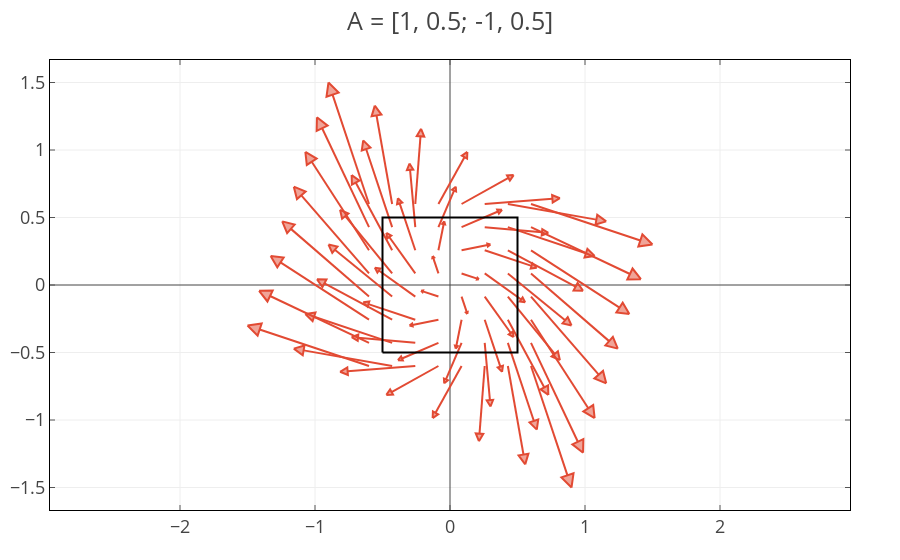

Here is the notebook cell this chart was saved with:
### Code cell
A = [1 1/2; -1 1/2]

n = 8
g = LinRange(-0.6,0.6,n)
x = [ i==1 ? g[1+rem(j,n)] : g[1+div(j,n)] for i=1:2, j=0:n*n-1 ]

u = A*x

t1 = quiver(x,A*x)
t2 = scatter(x=[-1, 1, 1, -1, -1]/2, y=[-1, -1, 1, 1, -1]/2, 
    mode="lines", line_color="black")

p1 = plot([t1, t2], 
    Layout(yaxis_scaleanchor="x", title="A = [1, 0.5; -1, 0.5]",showlegend=false), 
    style=nla_style)

### Figure 1 — Plotly figure (JSON) as saved in the notebook; plotly's stock layout.template omitted (floating-point values rounded to 4 significant figures; data arrays with more than 128 entries replaced by an {"elided": "..."} marker saying what was removed)
{"data": [{"fill": "toself", "marker": {"color": "#E24A33", "line": {"color": "#348ABD", "width": 0.5}}, "type": "scatter", "x": {"elided": "512 float values"}, "y": {"elided": "512 float values"}}, {"line": {"color": "black"}, "marker": {"color": "#348ABD", "line": {"color": "#348ABD", "width": 0.5}}, "mode": "lines", "type": "scatter", "x": [-0.5, 0.5, 0.5, -0.5, -0.5], "y": [-0.5, -0.5, 0.5, 0.5, -0.5]}], "layout": {"font": {"size": 18}, "margin": {"b": 50, "l": 50, "r": 50, "t": 60}, "showlegend": false, "title": "A = [1, 0.5; -1, 0.5]", "xaxis": {"linecolor": "black", "mirror": "ticks", "showgrid": true, "tickcolor": "#555555", "tickfont": {"size": 18}, "ticks": "inside", "titlefont": {"color": "#555555", "size": 18}}, "yaxis": {"linecolor": "black", "mirror": "ticks", "scaleanchor": "x", "showgrid": true, "tickcolor": "#555555", "tickfont": {"size": 18}, "ticks": "inside", "titlefont": {"color": "#555555", "size": 18}}}}
